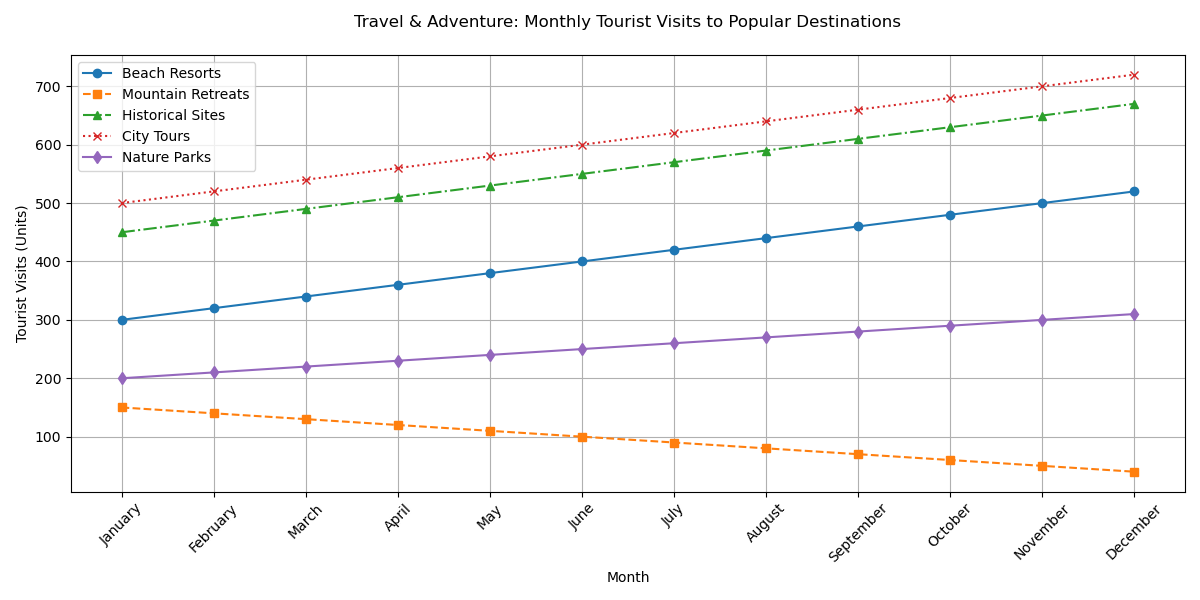

The script that drew this image:

import matplotlib.pyplot as plt

data = [
    {'Month': 'January', 'Beach Resorts': 300, 'Mountain Retreats': 150, 'Historical Sites': 450, 'City Tours': 500, 'Nature Parks': 200},
    {'Month': 'February', 'Beach Resorts': 320, 'Mountain Retreats': 140, 'Historical Sites': 470, 'City Tours': 520, 'Nature Parks': 210},
    {'Month': 'March', 'Beach Resorts': 340, 'Mountain Retreats': 130, 'Historical Sites': 490, 'City Tours': 540, 'Nature Parks': 220},
    {'Month': 'April', 'Beach Resorts': 360, 'Mountain Retreats': 120, 'Historical Sites': 510, 'City Tours': 560, 'Nature Parks': 230},
    {'Month': 'May', 'Beach Resorts': 380, 'Mountain Retreats': 110, 'Historical Sites': 530, 'City Tours': 580, 'Nature Parks': 240},
    {'Month': 'June', 'Beach Resorts': 400, 'Mountain Retreats': 100, 'Historical Sites': 550, 'City Tours': 600, 'Nature Parks': 250},
    {'Month': 'July', 'Beach Resorts': 420, 'Mountain Retreats': 90, 'Historical Sites': 570, 'City Tours': 620, 'Nature Parks': 260},
    {'Month': 'August', 'Beach Resorts': 440, 'Mountain Retreats': 80, 'Historical Sites': 590, 'City Tours': 640, 'Nature Parks': 270},
    {'Month': 'September', 'Beach Resorts': 460, 'Mountain Retreats': 70, 'Historical Sites': 610, 'City Tours': 660, 'Nature Parks': 280},
    {'Month': 'October', 'Beach Resorts': 480, 'Mountain Retreats': 60, 'Historical Sites': 630, 'City Tours': 680, 'Nature Parks': 290},
    {'Month': 'November', 'Beach Resorts': 500, 'Mountain Retreats': 50, 'Historical Sites': 650, 'City Tours': 700, 'Nature Parks': 300},
    {'Month': 'December', 'Beach Resorts': 520, 'Mountain Retreats': 40, 'Historical Sites': 670, 'City Tours': 720, 'Nature Parks': 310}
]

months = [entry['Month'] for entry in data]
beach_resorts = [entry['Beach Resorts'] for entry in data]
mountain_retreats = [entry['Mountain Retreats'] for entry in data]
historical_sites = [entry['Historical Sites'] for entry in data]
city_tours = [entry['City Tours'] for entry in data]
nature_parks = [entry['Nature Parks'] for entry in data]

plt.figure(figsize=(12, 6))
plt.plot(months, beach_resorts, marker='o', linestyle='-', color='#1f77b4', label='Beach Resorts')
plt.plot(months, mountain_retreats, marker='s', linestyle='--', color='#ff7f0e', label='Mountain Retreats')
plt.plot(months, historical_sites, marker='^', linestyle='-.', color='#2ca02c', label='Historical Sites')
plt.plot(months, city_tours, marker='x', linestyle=':', color='#d62728', label='City Tours')
plt.plot(months, nature_parks, marker='d', linestyle='-', color='#9467bd', label='Nature Parks')

plt.title('Travel & Adventure: Monthly Tourist Visits to Popular Destinations', pad=20)
plt.xlabel('Month')
plt.ylabel('Tourist Visits (Units)')
plt.xticks(rotation=45)
plt.legend(loc='upper left')
plt.grid(True)
plt.tight_layout()
plt.show()
